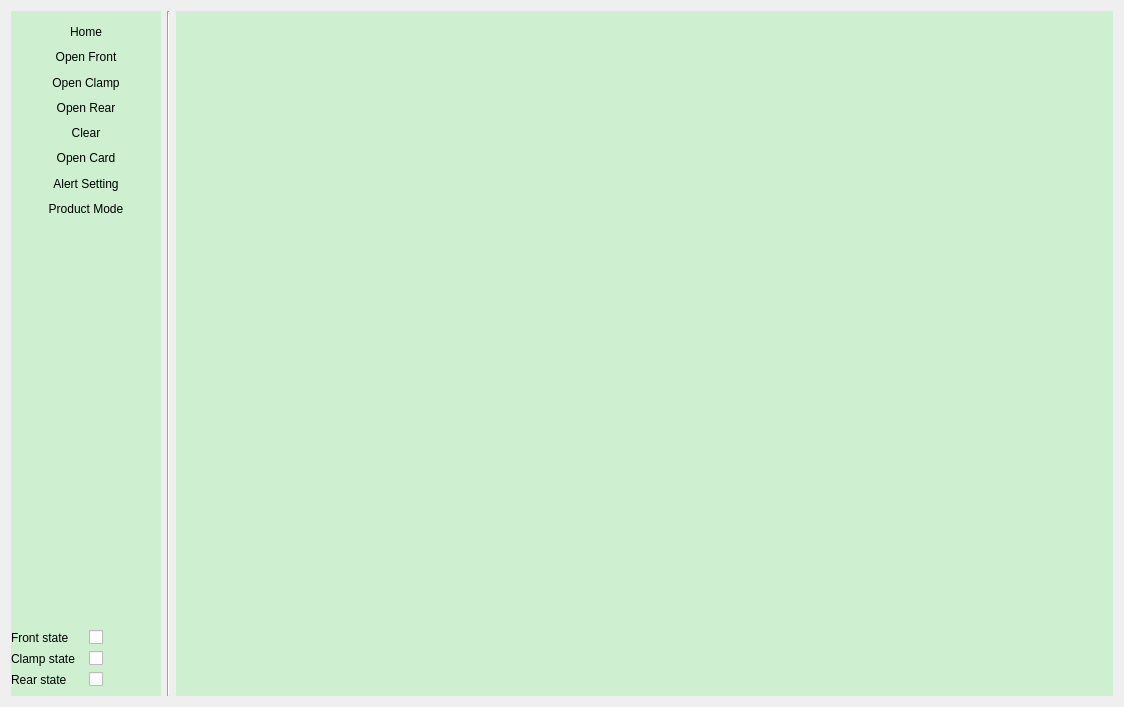
<?xml version="1.0" encoding="UTF-8"?>
<ui version="4.0">
 <class>MultiInterfaceClass</class>
 <widget class="QMainWindow" name="MultiInterfaceClass">
  <property name="geometry">
   <rect>
    <x>0</x>
    <y>0</y>
    <width>1124</width>
    <height>707</height>
   </rect>
  </property>
  <property name="windowTitle">
   <string>MultiInterface</string>
  </property>
  <property name="styleSheet">
   <string notr="true">QWidget#widget_Count,#widget{
	background:rgb(120,240,128,70); 
}

DHBaseWidget{
	background:rgb(90,90,90,120);
}
QTableView{ 
	background:gray; 
}
QStackedWidget{
	background:rgb(120,240,128,70); 
} </string>
  </property>
  <widget class="QWidget" name="centralWidget">
   <layout class="QHBoxLayout" name="horizontalLayout_6" stretch="0,0,0">
    <item>
     <widget class="QWidget" name="widget" native="true">
      <property name="sizePolicy">
       <sizepolicy hsizetype="Fixed" vsizetype="Preferred">
        <horstretch>0</horstretch>
        <verstretch>0</verstretch>
       </sizepolicy>
      </property>
      <property name="minimumSize">
       <size>
        <width>150</width>
        <height>0</height>
       </size>
      </property>
      <property name="maximumSize">
       <size>
        <width>150</width>
        <height>16777215</height>
       </size>
      </property>
      <property name="styleSheet">
       <string notr="true">QPushButton{
	border:none;
}

QPushButton:hover{
	background:rgb(120,240,128); 
}

QPushButton:pressed{
	background:rgb(255,255,255); 
}</string>
      </property>
      <layout class="QVBoxLayout" name="verticalLayout">
       <property name="leftMargin">
        <number>0</number>
       </property>
       <property name="rightMargin">
        <number>0</number>
       </property>
       <property name="bottomMargin">
        <number>9</number>
       </property>
       <item>
        <widget class="QPushButton" name="pushButton_home">
         <property name="sizePolicy">
          <sizepolicy hsizetype="Expanding" vsizetype="Expanding">
           <horstretch>0</horstretch>
           <verstretch>0</verstretch>
          </sizepolicy>
         </property>
         <property name="text">
          <string>Home</string>
         </property>
        </widget>
       </item>
       <item>
        <widget class="QPushButton" name="pushButton_open1">
         <property name="sizePolicy">
          <sizepolicy hsizetype="Expanding" vsizetype="Expanding">
           <horstretch>0</horstretch>
           <verstretch>0</verstretch>
          </sizepolicy>
         </property>
         <property name="text">
          <string>Open Front</string>
         </property>
        </widget>
       </item>
       <item>
        <widget class="QPushButton" name="pushButton_open2">
         <property name="sizePolicy">
          <sizepolicy hsizetype="Expanding" vsizetype="Expanding">
           <horstretch>0</horstretch>
           <verstretch>0</verstretch>
          </sizepolicy>
         </property>
         <property name="text">
          <string>Open Clamp</string>
         </property>
        </widget>
       </item>
       <item>
        <widget class="QPushButton" name="pushButton_open3">
         <property name="sizePolicy">
          <sizepolicy hsizetype="Expanding" vsizetype="Expanding">
           <horstretch>0</horstretch>
           <verstretch>0</verstretch>
          </sizepolicy>
         </property>
         <property name="text">
          <string>Open Rear</string>
         </property>
        </widget>
       </item>
       <item>
        <widget class="QPushButton" name="pushButton_2">
         <property name="sizePolicy">
          <sizepolicy hsizetype="Expanding" vsizetype="Expanding">
           <horstretch>0</horstretch>
           <verstretch>0</verstretch>
          </sizepolicy>
         </property>
         <property name="text">
          <string>Clear</string>
         </property>
        </widget>
       </item>
       <item>
        <widget class="QPushButton" name="pushButton_IO">
         <property name="sizePolicy">
          <sizepolicy hsizetype="Expanding" vsizetype="Expanding">
           <horstretch>0</horstretch>
           <verstretch>0</verstretch>
          </sizepolicy>
         </property>
         <property name="text">
          <string>Open Card</string>
         </property>
        </widget>
       </item>
       <item>
        <widget class="QPushButton" name="pushButton_Alert">
         <property name="sizePolicy">
          <sizepolicy hsizetype="Expanding" vsizetype="Expanding">
           <horstretch>0</horstretch>
           <verstretch>0</verstretch>
          </sizepolicy>
         </property>
         <property name="text">
          <string>Alert Setting</string>
         </property>
        </widget>
       </item>
       <item>
        <widget class="QPushButton" name="pushButton_Mode">
         <property name="sizePolicy">
          <sizepolicy hsizetype="Expanding" vsizetype="Expanding">
           <horstretch>0</horstretch>
           <verstretch>0</verstretch>
          </sizepolicy>
         </property>
         <property name="text">
          <string>Product Mode</string>
         </property>
        </widget>
       </item>
       <item>
        <spacer name="verticalSpacer">
         <property name="orientation">
          <enum>Qt::Vertical</enum>
         </property>
         <property name="sizeHint" stdset="0">
          <size>
           <width>20</width>
           <height>406</height>
          </size>
         </property>
        </spacer>
       </item>
       <item>
        <layout class="QGridLayout" name="gridLayout">
         <item row="0" column="0">
          <widget class="QLabel" name="label">
           <property name="text">
            <string>Front state</string>
           </property>
          </widget>
         </item>
         <item row="0" column="1">
          <widget class="QCheckBox" name="checkBox">
           <property name="text">
            <string/>
           </property>
          </widget>
         </item>
         <item row="1" column="0">
          <widget class="QLabel" name="label_2">
           <property name="text">
            <string>Clamp state</string>
           </property>
          </widget>
         </item>
         <item row="1" column="1">
          <widget class="QCheckBox" name="checkBox_2">
           <property name="text">
            <string/>
           </property>
          </widget>
         </item>
         <item row="2" column="0">
          <widget class="QLabel" name="label_3">
           <property name="text">
            <string>Rear state</string>
           </property>
          </widget>
         </item>
         <item row="2" column="1">
          <widget class="QCheckBox" name="checkBox_3">
           <property name="text">
            <string/>
           </property>
          </widget>
         </item>
        </layout>
       </item>
      </layout>
     </widget>
    </item>
    <item>
     <widget class="Line" name="line">
      <property name="orientation">
       <enum>Qt::Vertical</enum>
      </property>
     </widget>
    </item>
    <item>
     <widget class="QStackedWidget" name="stackedWidget">
      <property name="styleSheet">
       <string notr="true"/>
      </property>
      <widget class="QWidget" name="Page1"/>
     </widget>
    </item>
   </layout>
  </widget>
 </widget>
 <layoutdefault spacing="6" margin="11"/>
 <resources>
  <include location="multiinterface.qrc"/>
 </resources>
 <connections/>
</ui>
